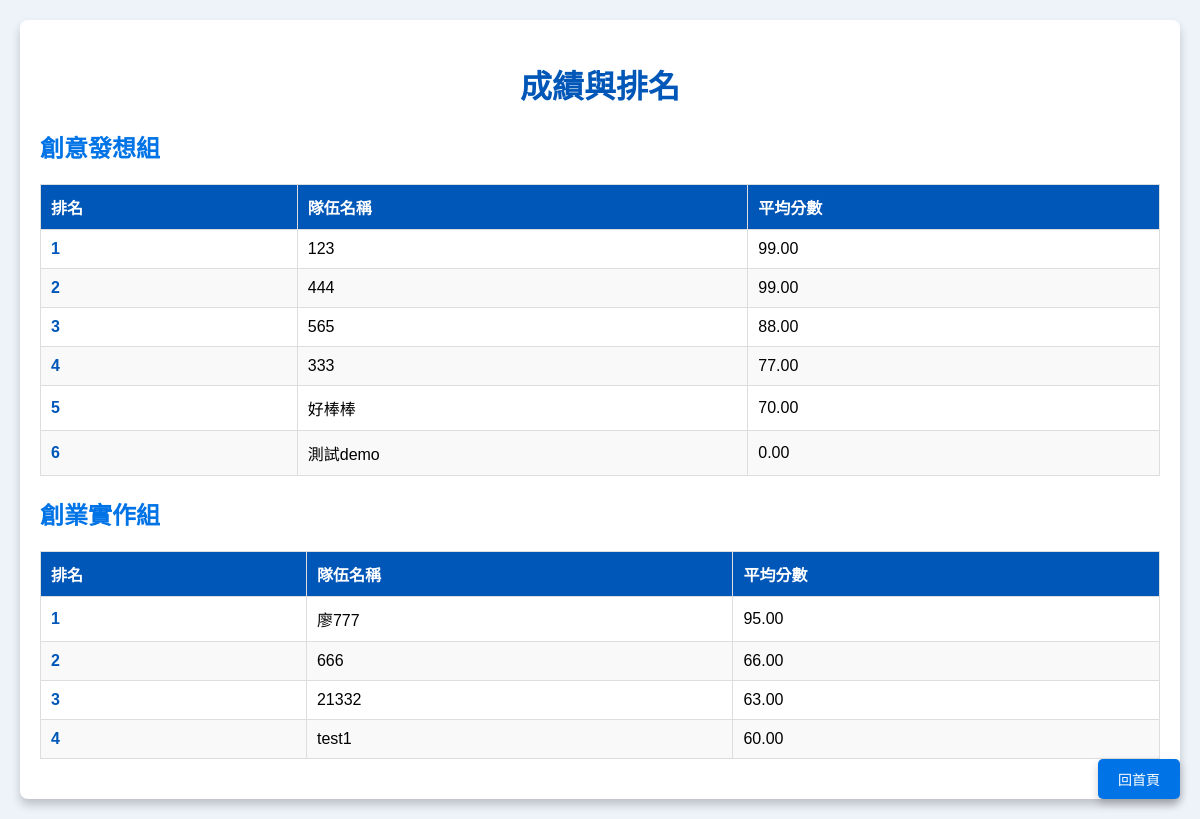
The page /database_PJ/rank.php on the database as committed earlier.
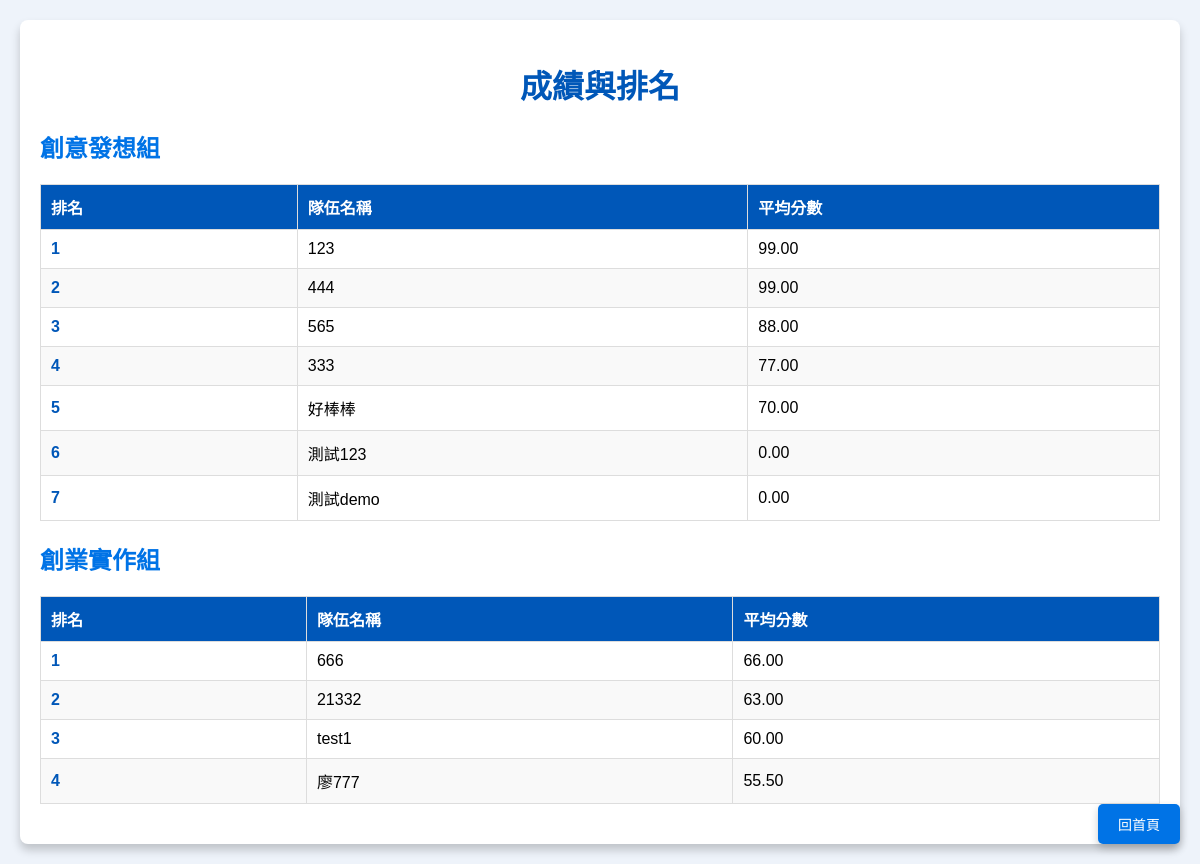
The same page on the database as committed later.
### tables this page shows
CREATE TABLE `team` (
  `TeamID` int(11) NOT NULL,
  `competition_category` varchar(10) NOT NULL,
  `TeamName` varchar(100) NOT NULL,
  `RegistrationDate` date NOT NULL,
  `Rank` int(11) DEFAULT NULL,
  `TeacherID` int(11) NOT NULL
);

### database_PJ/rank.php (the view, shortened to what this page needs)
<?php
require_once 'db_connection.php';
try {
    $sql_creative = "
        SELECT
            t.TeamID,
            t.TeamName,
            t.competition_category,
            IFNULL(SUM(s.ScoreValue) / COUNT(DISTINCT s.JudgeID), 0) AS AverageScore
        FROM
            team t
        LEFT JOIN
            score s ON t.TeamID = s.TeamID
        WHERE
            t.competition_category = '創意發想組'
        GROUP BY
            t.TeamID
        ORDER BY
            AverageScore DESC";
    $stmt_creative = $pdo->prepare($sql_creative);
    $stmt_creative->execute();
    $creative_scores = $stmt_creative->fetchAll(PDO::FETCH_ASSOC);
    $sql_entrepreneur = "
        SELECT
            t.TeamID,
            t.TeamName,
            t.competition_category,
            IFNULL(SUM(s.ScoreValue) / COUNT(DISTINCT s.JudgeID), 0) AS AverageScore
        FROM
            team t
        LEFT JOIN
            score s ON t.TeamID = s.TeamID
        WHERE
            t.competition_category = '創業實作組'
        GROUP BY
            t.TeamID
        ORDER BY
            AverageScore DESC";
    $stmt_entrepreneur = $pdo->prepare($sql_entrepreneur);
    $stmt_entrepreneur->execute();
    $entrepreneur_scores = $stmt_entrepreneur->fetchAll(PDO::FETCH_ASSOC);
} catch (PDOException $e) {
    die("資料獲取失敗: " . $e->getMessage());
}
?>
<!DOCTYPE html>
<html lang="zh-TW">
<head>
</head>
<body>
    <div class="container">
        <h1>成績與排名</h1>
        <h2>創意發想組</h2>
        <table>
            <thead>
                <tr>
                    <th>排名</th>
                    <th>隊伍名稱</th>
                    <th>平均分數</th>
                </tr>
            </thead>
            <tbody>
                <?php if (empty($creative_scores)): ?>
                    <tr>
                        <td colspan="3">目前無隊伍資料。</td>
                    </tr>
                <?php else: ?>
                    <?php foreach ($creative_scores as $index => $team): ?>
                        <tr>
                            <td class="rank"><?= $index + 1 ?></td>
                            <td><?= htmlspecialchars($team['TeamName']) ?></td>
                            <td><?= number_format($team['AverageScore'], 2) ?></td>
                        </tr>
                    <?php endforeach; ?>
                <?php endif; ?>
            </tbody>
        </table>
        <h2>創業實作組</h2>
        <table>
            <thead>
                <tr>
                    <th>排名</th>
                    <th>隊伍名稱</th>
                    <th>平均分數</th>
                </tr>
            </thead>
            <tbody>
                <?php if (empty($entrepreneur_scores)): ?>
                    <tr>
                        <td colspan="3">目前無隊伍資料。</td>
                    </tr>
                <?php else: ?>
                    <?php foreach ($entrepreneur_scores as $index => $team): ?>
                        <tr>
                            <td class="rank"><?= $index + 1 ?></td>
                            <td><?= htmlspecialchars($team['TeamName']) ?></td>
                            <td><?= number_format($team['AverageScore'], 2) ?></td>
                        </tr>
                    <?php endforeach; ?>
                <?php endif; ?>
            </tbody>
        </table>
        <a href="index.php" class="btn">回首頁</a>
    </div>
</body>
</html>

Rows that differ between the two databases and show on the page:
added team: TeamName "測試123", AverageScore "0.00", shown under "創意發想組"
changed team (number 11 of 11 on the later page): AverageScore "95.00" → "55.50"; moves down the list
